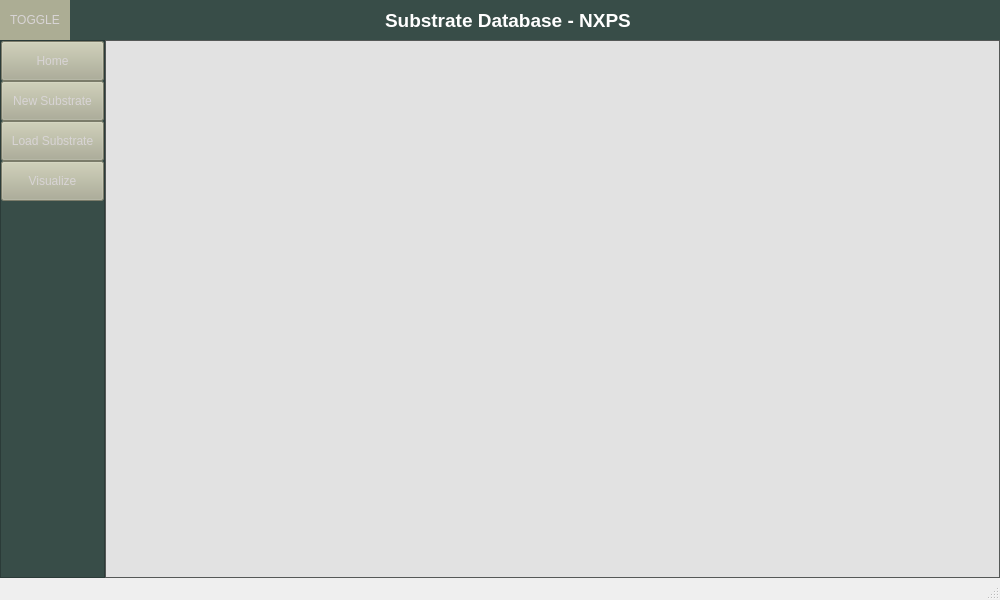
<?xml version="1.0" encoding="UTF-8"?>
<ui version="4.0">
 <class>MainWindow</class>
 <widget class="QMainWindow" name="MainWindow">
  <property name="geometry">
   <rect>
    <x>0</x>
    <y>0</y>
    <width>1000</width>
    <height>600</height>
   </rect>
  </property>
  <property name="minimumSize">
   <size>
    <width>1000</width>
    <height>500</height>
   </size>
  </property>
  <property name="windowTitle">
   <string>MainWindow</string>
  </property>
  <property name="styleSheet">
   <string notr="true"/>
  </property>
  <widget class="QWidget" name="centralwidget">
   <property name="styleSheet">
    <string notr="true">QWidget#top_bar {
	background-color: #6E7271
}

QWidget#frame_toggle {
	background-color:#ACAD94
}</string>
   </property>
   <layout class="QVBoxLayout" name="verticalLayout">
    <property name="spacing">
     <number>0</number>
    </property>
    <property name="leftMargin">
     <number>0</number>
    </property>
    <property name="topMargin">
     <number>0</number>
    </property>
    <property name="rightMargin">
     <number>0</number>
    </property>
    <property name="bottomMargin">
     <number>0</number>
    </property>
    <item>
     <widget class="QFrame" name="top_bar">
      <property name="maximumSize">
       <size>
        <width>16777215</width>
        <height>40</height>
       </size>
      </property>
      <property name="styleSheet">
       <string notr="true">QWidget#top_bar {
	Background-color: #384D48
}

</string>
      </property>
      <property name="frameShape">
       <enum>QFrame::NoFrame</enum>
      </property>
      <property name="frameShadow">
       <enum>QFrame::Raised</enum>
      </property>
      <layout class="QHBoxLayout" name="horizontalLayout">
       <property name="spacing">
        <number>0</number>
       </property>
       <property name="leftMargin">
        <number>0</number>
       </property>
       <property name="topMargin">
        <number>0</number>
       </property>
       <property name="rightMargin">
        <number>0</number>
       </property>
       <property name="bottomMargin">
        <number>0</number>
       </property>
       <item>
        <widget class="QFrame" name="frame_toggle">
         <property name="maximumSize">
          <size>
           <width>70</width>
           <height>40</height>
          </size>
         </property>
         <property name="styleSheet">
          <string notr="true"/>
         </property>
         <property name="frameShape">
          <enum>QFrame::NoFrame</enum>
         </property>
         <property name="frameShadow">
          <enum>QFrame::Raised</enum>
         </property>
         <layout class="QVBoxLayout" name="verticalLayout_2">
          <property name="spacing">
           <number>0</number>
          </property>
          <property name="leftMargin">
           <number>0</number>
          </property>
          <property name="topMargin">
           <number>0</number>
          </property>
          <property name="rightMargin">
           <number>0</number>
          </property>
          <property name="bottomMargin">
           <number>0</number>
          </property>
          <item>
           <widget class="QPushButton" name="Btn_Toggle">
            <property name="sizePolicy">
             <sizepolicy hsizetype="Expanding" vsizetype="Expanding">
              <horstretch>0</horstretch>
              <verstretch>0</verstretch>
             </sizepolicy>
            </property>
            <property name="toolTip">
             <string>Toggle Menu</string>
            </property>
            <property name="statusTip">
             <string>Toggle the menubar</string>
            </property>
            <property name="styleSheet">
             <string notr="true">color: #D8D4D5;
border: 0px solid</string>
            </property>
            <property name="text">
             <string>TOGGLE</string>
            </property>
           </widget>
          </item>
         </layout>
        </widget>
       </item>
       <item>
        <widget class="QFrame" name="frame_top">
         <property name="frameShape">
          <enum>QFrame::NoFrame</enum>
         </property>
         <property name="frameShadow">
          <enum>QFrame::Raised</enum>
         </property>
         <layout class="QHBoxLayout" name="horizontalLayout_3">
          <item>
           <widget class="QLabel" name="label">
            <property name="minimumSize">
             <size>
              <width>250</width>
              <height>0</height>
             </size>
            </property>
            <property name="maximumSize">
             <size>
              <width>300</width>
              <height>16777215</height>
             </size>
            </property>
            <property name="font">
             <font>
              <pointsize>14</pointsize>
              <bold>true</bold>
             </font>
            </property>
            <property name="styleSheet">
             <string notr="true">color: white</string>
            </property>
            <property name="text">
             <string>Substrate Database - NXPS</string>
            </property>
           </widget>
          </item>
         </layout>
        </widget>
       </item>
      </layout>
     </widget>
    </item>
    <item>
     <widget class="QFrame" name="content">
      <property name="styleSheet">
       <string notr="true">QWidget#frame_left_menu {
	background-color:#384D48
}

QWidget#frame_pages {
	background-color: #6E7271
}
</string>
      </property>
      <property name="frameShape">
       <enum>QFrame::NoFrame</enum>
      </property>
      <property name="frameShadow">
       <enum>QFrame::Raised</enum>
      </property>
      <layout class="QHBoxLayout" name="horizontalLayout_2">
       <property name="spacing">
        <number>0</number>
       </property>
       <property name="leftMargin">
        <number>0</number>
       </property>
       <property name="topMargin">
        <number>0</number>
       </property>
       <property name="rightMargin">
        <number>0</number>
       </property>
       <property name="bottomMargin">
        <number>0</number>
       </property>
       <item>
        <widget class="QFrame" name="frame_left_menu">
         <property name="minimumSize">
          <size>
           <width>105</width>
           <height>0</height>
          </size>
         </property>
         <property name="maximumSize">
          <size>
           <width>16777215</width>
           <height>16777215</height>
          </size>
         </property>
         <property name="frameShape">
          <enum>QFrame::StyledPanel</enum>
         </property>
         <property name="frameShadow">
          <enum>QFrame::Raised</enum>
         </property>
         <layout class="QVBoxLayout" name="verticalLayout_3">
          <property name="leftMargin">
           <number>0</number>
          </property>
          <property name="topMargin">
           <number>0</number>
          </property>
          <property name="rightMargin">
           <number>0</number>
          </property>
          <property name="bottomMargin">
           <number>0</number>
          </property>
          <item alignment="Qt::AlignTop">
           <widget class="QFrame" name="frame_top_menus">
            <property name="frameShape">
             <enum>QFrame::NoFrame</enum>
            </property>
            <property name="frameShadow">
             <enum>QFrame::Raised</enum>
            </property>
            <layout class="QVBoxLayout" name="verticalLayout_4">
             <property name="spacing">
              <number>0</number>
             </property>
             <property name="leftMargin">
              <number>0</number>
             </property>
             <property name="topMargin">
              <number>0</number>
             </property>
             <property name="rightMargin">
              <number>0</number>
             </property>
             <property name="bottomMargin">
              <number>0</number>
             </property>
             <item>
              <widget class="QPushButton" name="Btn_Home">
               <property name="minimumSize">
                <size>
                 <width>0</width>
                 <height>40</height>
                </size>
               </property>
               <property name="toolTip">
                <string/>
               </property>
               <property name="statusTip">
                <string>Home scren</string>
               </property>
               <property name="styleSheet">
                <string notr="true">QPushButton {
	color: #D8D4D5;
	background-color: #ACAD94;
}

QPushButton:hover {
	color: #010000;
	background-color: #D8D4D5
}</string>
               </property>
               <property name="text">
                <string>Home</string>
               </property>
              </widget>
             </item>
             <item>
              <widget class="QPushButton" name="Btn_New">
               <property name="minimumSize">
                <size>
                 <width>0</width>
                 <height>40</height>
                </size>
               </property>
               <property name="toolTip">
                <string>New substrate</string>
               </property>
               <property name="statusTip">
                <string>Configure a new substrate</string>
               </property>
               <property name="styleSheet">
                <string notr="true">QPushButton {
	color: #D8D4D5;
	background-color: #ACAD94;
}

QPushButton:hover {
	color: #010000;
	background-color: #D8D4D5
}</string>
               </property>
               <property name="text">
                <string>New Substrate</string>
               </property>
              </widget>
             </item>
             <item>
              <widget class="QPushButton" name="Btn_Load">
               <property name="minimumSize">
                <size>
                 <width>0</width>
                 <height>40</height>
                </size>
               </property>
               <property name="toolTip">
                <string>Load substrate</string>
               </property>
               <property name="statusTip">
                <string>Load data of already configured substrate</string>
               </property>
               <property name="styleSheet">
                <string notr="true">QPushButton {
	color: #D8D4D5;
	background-color: #ACAD94;
}

QPushButton:hover {
	color: #010000;
	background-color: #D8D4D5
}</string>
               </property>
               <property name="text">
                <string>Load Substrate</string>
               </property>
              </widget>
             </item>
             <item>
              <widget class="QPushButton" name="Btn_Vis">
               <property name="minimumSize">
                <size>
                 <width>0</width>
                 <height>40</height>
                </size>
               </property>
               <property name="toolTip">
                <string>Visualize</string>
               </property>
               <property name="statusTip">
                <string>Visualize data for a substrate or see the database</string>
               </property>
               <property name="styleSheet">
                <string notr="true">QPushButton {
	color: #D8D4D5;
	background-color: #ACAD94;
}

QPushButton:hover {
	color: #010000;
	background-color: #D8D4D5
}</string>
               </property>
               <property name="text">
                <string>Visualize</string>
               </property>
              </widget>
             </item>
            </layout>
           </widget>
          </item>
         </layout>
        </widget>
       </item>
       <item>
        <widget class="QFrame" name="frame_pages">
         <property name="frameShape">
          <enum>QFrame::StyledPanel</enum>
         </property>
         <property name="frameShadow">
          <enum>QFrame::Raised</enum>
         </property>
         <layout class="QVBoxLayout" name="verticalLayout_5">
          <property name="spacing">
           <number>0</number>
          </property>
          <property name="leftMargin">
           <number>0</number>
          </property>
          <property name="topMargin">
           <number>0</number>
          </property>
          <property name="rightMargin">
           <number>0</number>
          </property>
          <property name="bottomMargin">
           <number>0</number>
          </property>
          <item>
           <widget class="QStackedWidget" name="Pages">
            <property name="styleSheet">
             <string notr="true">background-color: #E2E2E2</string>
            </property>
            <widget class="QWidget" name="page_home"/>
            <widget class="QWidget" name="page_load"/>
            <widget class="QWidget" name="page_vis"/>
            <widget class="QWidget" name="page_new"/>
           </widget>
          </item>
         </layout>
        </widget>
       </item>
      </layout>
     </widget>
    </item>
   </layout>
  </widget>
  <widget class="QMenuBar" name="menubar">
   <property name="geometry">
    <rect>
     <x>0</x>
     <y>0</y>
     <width>1000</width>
     <height>37</height>
    </rect>
   </property>
  </widget>
  <widget class="QStatusBar" name="statusbar"/>
 </widget>
 <resources/>
 <connections/>
</ui>
